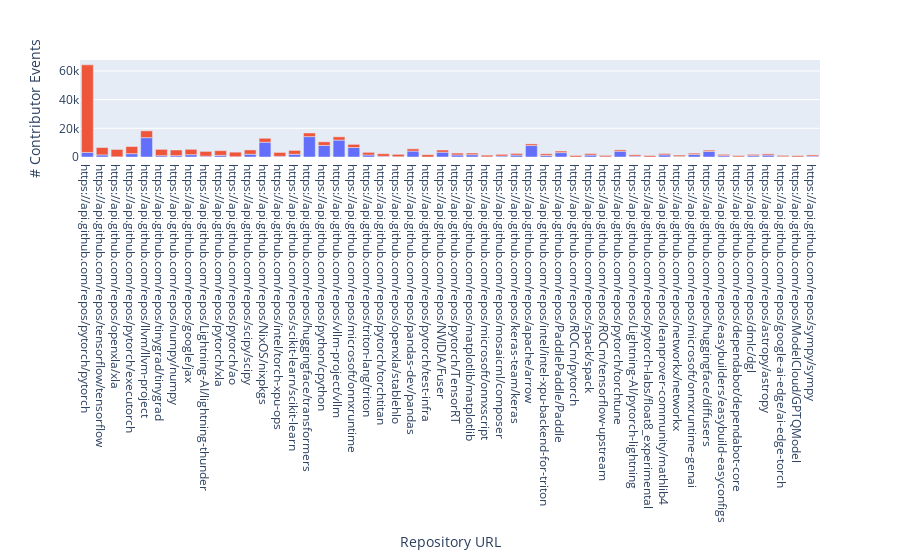

This figure's notebook cell:
### Markdown cell above
## Simple approach

In this figure we visualize the count of contributions from those in 'p' and $\hat{P}$ stacked on top of one another. 

Most of the most-contributed-to projects of those in 'p' are also most-contributed-to by members of 'p' (they are not also largely contributed to by those in $\hat{P}$).

Some notable visual exceptions are `huggingface/transformers`, `langchain-ai/langchain`, `llvm/llvm-project`, and `NVIDIA/NeMo`.

### Code cell
fig_joined_counts = px.bar(
    data_frame=joined_counts
    .sort_values(by="count_known", ascending=False) # sort the joined_counts df by the number of contributions made by those in p
    [:50], # only take the first 50
    y=["count_general", "count_known"],
    labels={
                    "value": "# Contributor Events",
                    "repo_git": "Repository URL"
                },
)
fig_joined_counts.update_layout(showlegend=False)
fig_joined_counts.write_image("joined_counts.png")
fig_joined_counts

### Figure 1 — Plotly figure (JSON) as saved in the notebook; plotly's stock layout.template omitted (floating-point values rounded to 4 significant figures)
{"data": [{"alignmentgroup": "True", "hovertemplate": "variable=count_general<br>Repository URL=%{x}<br># Contributor Events=%{y}<extra></extra>", "legendgroup": "count_general", "marker": {"color": "#636efa", "pattern": {"shape": ""}}, "name": "count_general", "offsetgroup": "count_general", "orientation": "v", "showlegend": true, "textposition": "auto", "type": "bar", "x": ["https://api.github.com/repos/pytorch/pytorch", "https://api.github.com/repos/tensorflow/tensorflow", "https://api.github.com/repos/openxla/xla", "https://api.github.com/repos/pytorch/executorch", "https://api.github.com/repos/llvm/llvm-project", "https://api.github.com/repos/tinygrad/tinygrad", "https://api.github.com/repos/numpy/numpy", "https://api.github.com/repos/google/jax", "https://api.github.com/repos/Lightning-AI/lightning-thunder", "https://api.github.com/repos/pytorch/xla", "https://api.github.com/repos/pytorch/ao", "https://api.github.com/repos/scipy/scipy", "https://api.github.com/repos/NixOS/nixpkgs", "https://api.github.com/repos/intel/torch-xpu-ops", "https://api.github.com/repos/scikit-learn/scikit-learn", "https://api.github.com/repos/huggingface/transformers", "https://api.github.com/repos/python/cpython", "https://api.github.com/repos/vllm-project/vllm", "https://api.github.com/repos/microsoft/onnxruntime", "https://api.github.com/repos/triton-lang/triton", "https://api.github.com/repos/pytorch/torchtitan", "https://api.github.com/repos/openxla/stablehlo", "https://api.github.com/repos/pandas-dev/pandas", "https://api.github.com/repos/pytorch/test-infra", "https://api.github.com/repos/NVIDIA/Fuser", "https://api.github.com/repos/pytorch/TensorRT", "https://api.github.com/repos/matplotlib/matplotlib", "https://api.github.com/repos/microsoft/onnxscript", "https://api.github.com/repos/mosaicml/composer", "https://api.github.com/repos/keras-team/keras", "https://api.github.com/repos/apache/arrow", "https://api.github.com/repos/intel/intel-xpu-backend-for-triton", "https://api.github.com/repos/PaddlePaddle/Paddle", "https://api.github.com/repos/ROCm/pytorch", "https://api.github.com/repos/spack/spack", "https://api.github.com/repos/ROCm/tensorflow-upstream", "https://api.github.com/repos/pytorch/torchtune", "https://api.github.com/repos/Lightning-AI/pytorch-lightning", "https://api.github.com/repos/pytorch-labs/float8_experimental", "https://api.github.com/repos/leanprover-community/mathlib4", "https://api.github.com/repos/networkx/networkx", "https://api.github.com/repos/microsoft/onnxruntime-genai", "https://api.github.com/repos/huggingface/diffusers", "https://api.github.com/repos/easybuilders/easybuild-easyconfigs", "https://api.github.com/repos/dependabot/dependabot-core", "https://api.github.com/repos/dmlc/dgl", "https://api.github.com/repos/astropy/astropy", "https://api.github.com/repos/google-ai-edge/ai-edge-torch", "https://api.github.com/repos/ModelCloud/GPTQModel", "https://api.github.com/repos/sympy/sympy"], "xaxis": "x", "y": [3182, 1440, 132, 2301, 13480, 909, 937, 1614, 570, 1152, 221, 1934, 10303, 467, 1913, 14196, 8056, 11789, 6609, 1400, 496, 217, 4126, 13, 3358, 1443, 1571, 85, 688, 1348, 7979, 1078, 3062, 31, 1346, 121, 3985, 587, 29, 1504, 376, 1717, 3832, 937, 98, 944, 1313, 240, 49, 577], "yaxis": "y"}, {"alignmentgroup": "True", "hovertemplate": "variable=count_known<br>Repository URL=%{x}<br># Contributor Events=%{y}<extra></extra>", "legendgroup": "count_known", "marker": {"color": "#EF553B", "pattern": {"shape": ""}}, "name": "count_known", "offsetgroup": "count_known", "orientation": "v", "showlegend": true, "textposition": "auto", "type": "bar", "x": ["https://api.github.com/repos/pytorch/pytorch", "https://api.github.com/repos/tensorflow/tensorflow", "https://api.github.com/repos/openxla/xla", "https://api.github.com/repos/pytorch/executorch", "https://api.github.com/repos/llvm/llvm-project", "https://api.github.com/repos/tinygrad/tinygrad", "https://api.github.com/repos/numpy/numpy", "https://api.github.com/repos/google/jax", "https://api.github.com/repos/Lightning-AI/lightning-thunder", "https://api.github.com/repos/pytorch/xla", "https://api.github.com/repos/pytorch/ao", "https://api.github.com/repos/scipy/scipy", "https://api.github.com/repos/NixOS/nixpkgs", "https://api.github.com/repos/intel/torch-xpu-ops", "https://api.github.com/repos/scikit-learn/scikit-learn", "https://api.github.com/repos/huggingface/transformers", "https://api.github.com/repos/python/cpython", "https://api.github.com/repos/vllm-project/vllm", "https://api.github.com/repos/microsoft/onnxruntime", "https://api.github.com/repos/triton-lang/triton", "https://api.github.com/repos/pytorch/torchtitan", "https://api.github.com/repos/openxla/stablehlo", "https://api.github.com/repos/pandas-dev/pandas", "https://api.github.com/repos/pytorch/test-infra", "https://api.github.com/repos/NVIDIA/Fuser", "https://api.github.com/repos/pytorch/TensorRT", "https://api.github.com/repos/matplotlib/matplotlib", "https://api.github.com/repos/microsoft/onnxscript", "https://api.github.com/repos/mosaicml/composer", "https://api.github.com/repos/keras-team/keras", "https://api.github.com/repos/apache/arrow", "https://api.github.com/repos/intel/intel-xpu-backend-for-triton", "https://api.github.com/repos/PaddlePaddle/Paddle", "https://api.github.com/repos/ROCm/pytorch", "https://api.github.com/repos/spack/spack", "https://api.github.com/repos/ROCm/tensorflow-upstream", "https://api.github.com/repos/pytorch/torchtune", "https://api.github.com/repos/Lightning-AI/pytorch-lightning", "https://api.github.com/repos/pytorch-labs/float8_experimental", "https://api.github.com/repos/leanprover-community/mathlib4", "https://api.github.com/repos/networkx/networkx", "https://api.github.com/repos/microsoft/onnxruntime-genai", "https://api.github.com/repos/huggingface/diffusers", "https://api.github.com/repos/easybuilders/easybuild-easyconfigs", "https://api.github.com/repos/dependabot/dependabot-core", "https://api.github.com/repos/dmlc/dgl", "https://api.github.com/repos/astropy/astropy", "https://api.github.com/repos/google-ai-edge/ai-edge-torch", "https://api.github.com/repos/ModelCloud/GPTQModel", "https://api.github.com/repos/sympy/sympy"], "xaxis": "x", "y": [61071, 5164, 5115, 5002, 4763, 4404, 3940, 3731, 3335, 3279, 3153, 2989, 2749, 2707, 2665, 2562, 2535, 2286, 2196, 1834, 1786, 1604, 1556, 1553, 1511, 1284, 1193, 1172, 1156, 1148, 1146, 1133, 1086, 1020, 1016, 983, 963, 945, 941, 941, 934, 930, 923, 895, 881, 880, 864, 862, 854, 846], "yaxis": "y"}], "layout": {"barmode": "relative", "legend": {"title": {"text": "variable"}, "tracegroupgap": 0}, "margin": {"t": 60}, "showlegend": false, "xaxis": {"anchor": "y", "domain": [0, 1], "title": {"text": "Repository URL"}}, "yaxis": {"anchor": "x", "domain": [0, 1], "title": {"text": "# Contributor Events"}}}}
